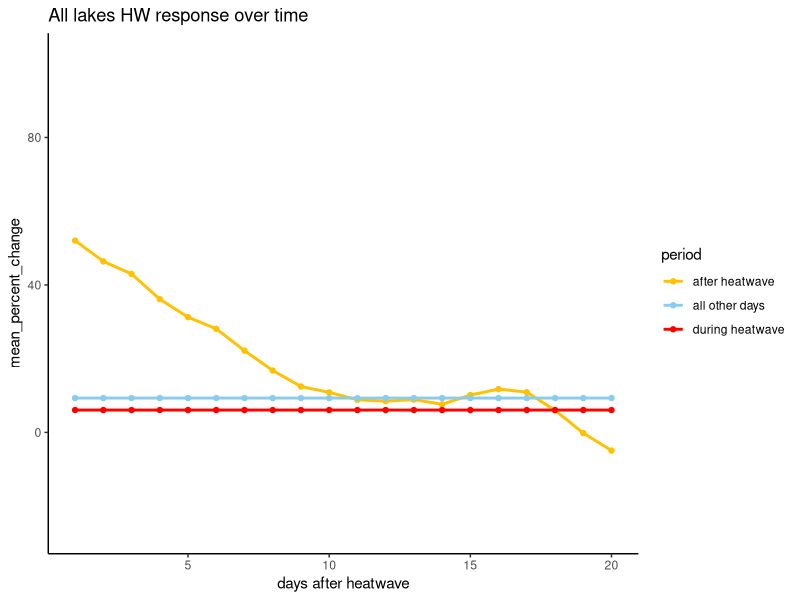
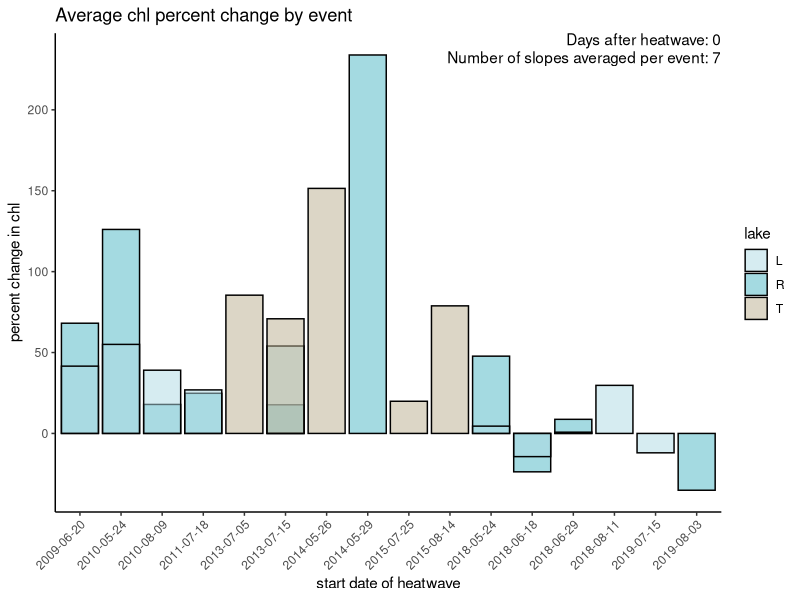
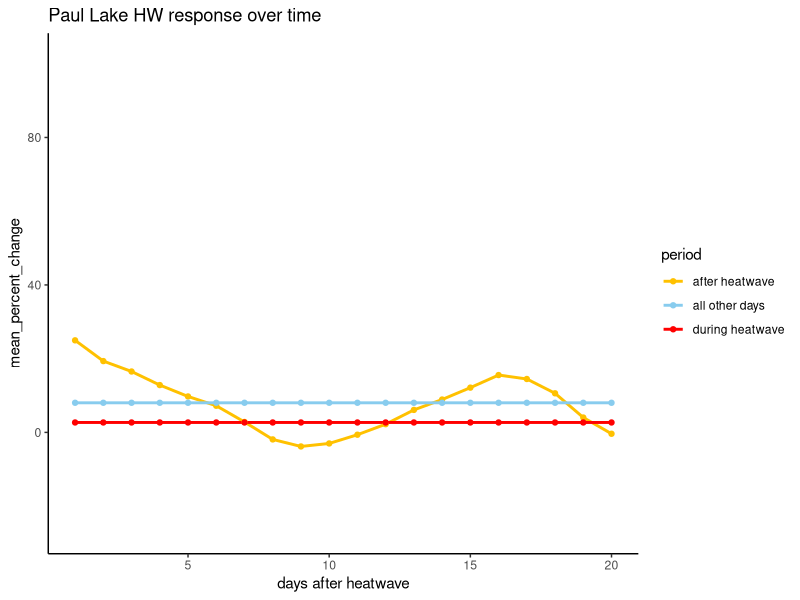
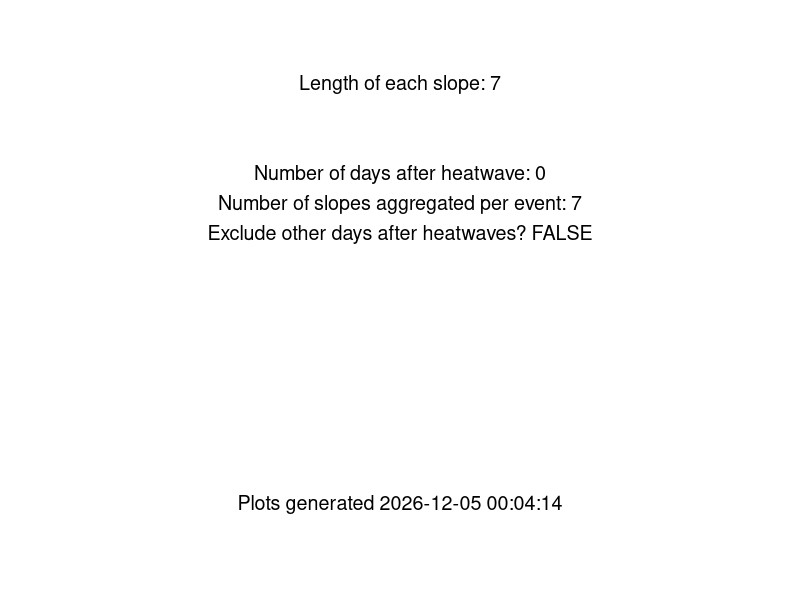
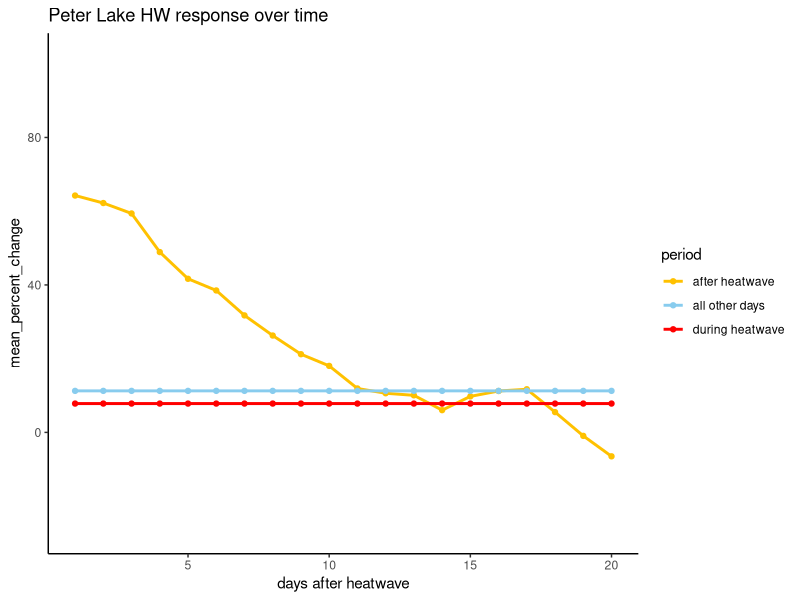
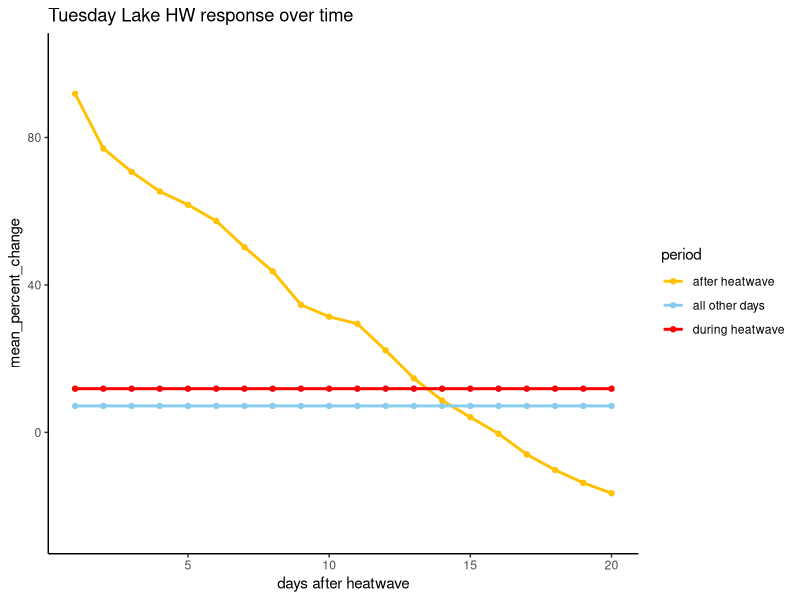

Here is the R script that generated these plots, in order: (Note: this script raises an error after producing the figures.)
# Re-run step 3 but with the manual chlorophyll data
# updated in January 2024 to be cleaned up and allow for more flexibility

# manual chlorophyll better represents phytoplankton

# this code is also updated to fix a bug in the slope length,
# where slope length is inclusive of the current day in the rolling window

# step 3, calculate the response of chl to the heatwaves

#### install packages ####
#install and load slider library for rolling window analysis
if (!require(slider)) install.packages('slider')
library(slider) 

if (!require(plyr)) install.packages('plyr')
library(plyr)

if (!require(tidyr)) install.packages('tidyr')
library(tidyr)

if (!require(dplyr)) install.packages('dplyr')
library(dplyr)
library(tidyverse)

if (!require(zoo)) install.packages('zoo')
library(zoo)

if (!require(gganimate)) install.packages('gganimate')
library(gganimate)

if (!require(transformr)) install.packages('transformr')
library(transformr)

if (!require(ggridges)) install.packages('ggridges')
library(ggridges)

if (!require(readxl)) install.packages('readxl')
library(readxl)

if (!require(ggpubr)) install.packages('ggpubr')
library(ggpubr)

#==============================================================================#
#### levers we can pull ####

# slope and percent calculations
slopeLength = 7 # length of the rolling window slope to be calculated

# build in options here for during the heatwave, or at the beginning of the calculated slope

# slope aggregation choices

daysAfter = 0 # time lag of how many days after the heatwave we want to look
numSlopes = 7 # the number of slopes we want to include in analysis

exclude.after.heatwaves = FALSE # if TRUE, excludes slopes for days within 20 days 
# of the heatwave that don't fall within our aggregating window

# timing choices
# change analysis so that we can look during the heatwave, or after the heatwave? 


#==============================================================================#
#### output of settings ####

cur_date_time = format(Sys.time(), "%Y-%m-%d %H:%M:%S")

plot_metadata <- data.frame(slopeLength = paste("Length of each slope: ", slopeLength, sep = ""),
                             time = paste("Plots generated ", cur_date_time, sep = ""), 
                            daysAfter = paste("Number of days after heatwave: ", daysAfter, sep = ""),
                            numSlopes = paste("Number of slopes aggregated per event: ", numSlopes, sep = ""),
                            exclude.after.heatwaves = paste("Exclude other days after heatwaves? ", exclude.after.heatwaves, sep = ""))



# Create a ggplot with the metadata for the data analysis and plot production, 
# including all of the choices made above
metadata_plot <- ggplot() +
  theme_void() +  # Removes axes and other elements
  geom_text(data = plot_metadata, aes(x = 5, y = 5, label = slopeLength),
            size = 5, hjust = 0.5, vjust = -14)+
  geom_text(data = plot_metadata, aes(x = 5, y = 5, label = daysAfter),
            size = 5, hjust = 0.5, vjust = -8)+
  geom_text(data = plot_metadata, aes(x = 5, y = 5, label = numSlopes),
            size = 5, hjust = 0.5, vjust = -6)+
  geom_text(data = plot_metadata, aes(x = 5, y = 5, label = exclude.after.heatwaves),
            size = 5, hjust = 0.5, vjust = -4)+
  geom_text(data = plot_metadata, aes(x = 5, y = 5, label = time),
            size = 5, hjust = 0.5, vjust = 14)
                  



#==============================================================================#
#### read in the data ####
# read in the heatwaves data calculated in the previous step
heatwaves = read.csv("./formatted data/heatwavesdata.csv")

# read in the manual chl data
allData = read.csv("./formatted data/interpolated_manual_chl_for_slopes.csv")

# make a vector of unique lake years
lake_years = unique(allData$lake_year)

#==============================================================================#
#### CALCULATE SLOPES FOR CHLOROPHYLL ####

# cycle through each lake year, fit linear models for each rolling window, then store model slopes
# in the 'slopes' dataframe. Need to initially store the model results in a list

# then, calculate the percent change in chlorophyll relative to the baseline specified above

# Model results are the slopes, originally calculated based on the preceding 7 days

for(i in 1:length(lake_years)){
  
  temp = allData %>% filter(lake_year == lake_years[i]) # temp dataframe for this lake_year
  
  models <- slide(
    temp, 
    ~lm(mean_chl ~ doyCat, data = .x), 
    .before = slopeLength -1, # add the minus one so the slopeLength matches the user input
    .complete = TRUE
  )
  
  temp$chl_slope = NA
  temp$se = NA
  temp$p_value = NA
  temp$r_squared = NA
  
  for(j in 1:nrow(temp)){
    
    model = models[[j]]
    coef <- coefficients(model) 
    # extracting the coefficients from the current model
    
    if(!(is.null(coef))){
      Slope <- coef["doyCat"]
      temp$chl_slope[j] = Slope # pull out the slope from the model
      temp$p_value[j] = summary(model)$coefficients[2,4] 
      temp$se[j] = summary(model)$coefficients["doyCat", "Std. Error"] 
      temp$r_squared[j] = summary(model)$r.squared # pull out r_squared from model
    }
    
    temp$percent_change = 100*temp$chl_slope*slopeLength/lag(temp$mean_chl, slopeLength-1, default = NA)
    temp$chl_baseline = lag(temp$mean_chl, slopeLength-1, default = NA)
  }
  
  if(i ==1){ slopes = temp} # if first iteration, creates slopes, the final dataframe
  
  if(i >1){slopes = rbind(slopes, temp)} # else, appends to slopes 
  
}


# test case to make sure the slide function works as we think it does
# test = slopes[1:7, ]
# summary(lm(test$mean_chl~test$doyCat))
# 



#==============================================================================#
#### SELECT SLOPES IN SPECIFIED WINDOW ####
# currently, the slopes dataframe has daily rolling window slopes for all of the lake_year combinations
# Need to select the slopes just following a heatwave
# heatwave is the date of a heatwave, targLake is the lake, data is our dataset of all the calculated slopes

hwSlopes <- function(heatwaveStart, heatwaveEnd,  targLake, data){

  # because our slopes are calculated over a 7-day rolling window, the first slope considered will
  # encompass the first week after the heatwave
  
  startDate = as.Date(heatwaveEnd)+daysAfter 
  endDate = as.Date(heatwaveEnd)+daysAfter+numSlopes
  
  # this is the date before the heatwave, which we will use to calculate the percent
  # change in chlorophyll
  
  # filter out the slopes we are interested in
  selected.slopes = data %>% filter(lake == targLake, date >= startDate, date <= endDate)
  
}


#==============================================================================#
#### CALCULATE AVG CHL SLOPES FOLLOWING HEATWAVES ####
heatwaves$averageSlope = NA
heatwaves$percentChange = NA
heatwaves$sdSlope = NA
heatwaves$sdSlopePercent = NA

#Using a For Loop
lengthHW = nrow(heatwaves)

# take the average slope and calculate the percent change in chlorophyll based on the slope

for(i in 1:lengthHW){
  slopes.subset = hwSlopes(heatwaves$date_start[i], heatwaves$date_end[i], heatwaves$lake[i], slopes)
  
  # save the mean of the slopes to the heatwaves dataframe
  heatwaves$averageSlope[i] = mean(slopes.subset$chl_slope, na.rm = TRUE)
  
  # save the standard deviation of the slopes to the heatwaves dataframe
  heatwaves$sdSlope[i] = sd(slopes.subset$chl_slope, na.rm = TRUE)
  
  # save the mean of the percent change to the heatwaves dataframe
  heatwaves$percentChange[i] = mean(slopes.subset$percent_change, na.rm = TRUE)
}

# save the static results
# write.csv(heatwaves, "./results/heatwaves_with_average_slopes_MANUAL_CHL.csv", row.names = FALSE)





#==============================================================================#
#### PLOT AVG SLOPES ####
#results = read.csv("./results/heatwaves_with_average_slopes_MANUAL_CHL.csv")

results = heatwaves

#break up by lake by filtering data
resultsT = results %>% filter(lake == "T")
resultsL = results %>% filter(lake == "L")
resultsR = results %>% filter(lake == "R")

# make sure heatwaves date is a date
heatwaves = heatwaves %>% mutate(date_start = as.Date(date_start))


#png(filename = "./figures/preliminary figures/R_slopes_2023_02_09", height = 8, width = 11, units = "in", res = 300)

indHWResp <- ggplot(data = results, aes(x = as.character(date_start), y = percentChange, fill = lake))+
  geom_bar(stat = "identity", position = "identity", alpha = 0.5, color = "black")+
  theme_classic()+
  ylab("percent change in chl")+
  xlab("start date of heatwave")+
  ggtitle("Average chl percent change by event")+
  scale_fill_manual(values = c("R"=  "#4AB5C4", "L" = "#ADDAE3", "T"=  "#BAAD8D"))+
  theme(axis.text.x = element_text(angle = 45, hjust = 1))+
  annotate("text",  x=Inf, y = Inf, label = paste("Days after heatwave: ", daysAfter, sep = ""), vjust=1, hjust=1)+
  annotate("text",  x=Inf, y = Inf, label = paste("Number of slopes averaged per event: ", numSlopes, sep = ""), vjust=2.5, hjust=1)





#==============================================================================#
#### COMPARE DISTRIBUTIONS OVER TIME ####

# We might also consider the distributions of chlorophyll slopes following a heatwave,
# rather than just taking the average for a certain window

# make sure heatwaves date_start and date_end are formatted as dates
heatwaves$date_end = as.Date(heatwaves$date_end)
heatwaves$date_start = as.Date(heatwaves$date_start)
slopes$date = as.Date(slopes$date)
slopes$period = "all other days"

# write slopes to a file
#write.csv(slopes, "./formatted data/slopes_3day.csv", row.names = FALSE)

### This creates a dataframe, all slopes, that has the slopes categorized
# by their time period (during or after a heatwave, or all other days)
# and includes the number of days after the heatwave event (daysAfterLoop) that is considered
# one column, "exclude after heatwaves," are slopes within 40 days after a heatwave
# that are not in the current rolling window

for(daysAfterLoop in 0:20){
  
  # add a column to slopes which indicates whether or not there is a heatwave
  for(i in 1:nrow(heatwaves)){
    start = heatwaves$date_start[i] # start date of the current heatwave
    end = heatwaves$date_end[i] # end date of the current heatwave
    
    # sequence of dates during the heatwave
    dates = seq(start, end, 1)
    
    # excludes dates that are part of rolling window but not currently considered in after heatwave
    # dates that are within 40 days after a heatwave but not in our window for analysis as
    # after heatwave because of our current daysAfterLoop selection.
    # This gets overwrritten in part by "after heatwave" for those dates that are included
    # in analysis
    datesExcluded = seq(end -7, end + 40, 1) 
    
    # dates to be analyzed after the heatwaves
    # this creates a sequence of numbers, from the end of the heatwave plus whatever
    # daysAfterLoop is set to, to that same value plus the numSlopes. So it sets a window daysAfterLooped
    # X number of days after the heatwave
    
    datesAnalyzed = seq(end+daysAfterLoop, end + daysAfterLoop+numSlopes, 1)
    
    # fill the dataframe "period" column with the correct categorization

    # fill the dataframe "period" column with the correct categorization
    slopes = slopes %>% mutate(period = replace(period, date %in% datesExcluded, "exclude after heatwave"))
    slopes = slopes %>% mutate(period = replace(period, date %in% dates, "during heatwave"))
    slopes = slopes %>% mutate(period = replace(period, date %in% datesAnalyzed, "after heatwave"))
    
    slopes$daysAfter = daysAfterLoop
  }
  
  # combine to the main dataframe
  if(daysAfterLoop == 0){
    allSlopes = slopes
  }
  if(daysAfterLoop > 0){
    allSlopes = rbind(allSlopes, slopes)
  }
  
}




# save the allPercent data to a dataframe
# save interpolated allData data to a dataframe

# write.csv(allData, "./formatted data/allData_interpolated.csv", row.names = FALSE)
# write.csv(allPercent, "./formatted data/results_random_and_heatwaves.csv")

# calculate mean values by period and daysAfter
# across all lakes, this will give the mean slope following all heatwave events
# by time period

mean_df <- allSlopes %>% 
  filter(period != "exclude after heatwave", !is.na(percent_change)) %>% 
  group_by(period, daysAfter) %>% 
  dplyr::summarise(mean_percent_change = mean(percent_change)) 

# round mean values to one decimal place
mean_df$mean_percent_change <- round(mean_df$mean_percent_change, 1)




#==============================================================================#
#### RESPONSE TIMING LINE PLOTS ####

# calculate mean values of percent change for each lake by # of days after heatwave
mean_df <- allSlopes %>% 
  filter( period != "exclude after heatwave", !is.na(percent_change)) %>% 
  group_by(period, daysAfter) %>% 
  dplyr::summarise(mean_percent_change = mean(percent_change), 
                   sd_percent_change = sd(percent_change), 
                   number_percent_change = n(),
                   median_percent_change = median(percent_change)) 

# Peter
mean_dfR <- allSlopes %>% filter(lake == "R") %>% 
  filter(period != "exclude after heatwave", !is.na(percent_change)) %>% 
  group_by(period, daysAfter) %>% 
  dplyr::summarise(mean_percent_change = mean(percent_change), 
                   sd_percent_change = sd(percent_change), 
                   number_percent_change = n()) 

# Paul
mean_dfL <- allSlopes %>% filter(lake == "L") %>% 
  filter( period != "exclude after heatwave", !is.na(percent_change)) %>% 
  group_by(period, daysAfter) %>% 
  dplyr::summarise(mean_percent_change = mean(percent_change), 
                   sd_percent_change = sd(percent_change), 
                   number_percent_change = n()) 

# Tuesday
mean_dfT <- allSlopes %>% filter(lake == "T") %>% 
  filter( period != "exclude after heatwave", !is.na(percent_change)) %>% 
  group_by(period, daysAfter) %>% 
  dplyr::summarise(mean_percent_change = mean(percent_change), 
                   sd_percent_change = sd(percent_change), 
                   number_percent_change = n()) 


# combine individual estimates of the mean so we can standardize axes
mean.all.by.lake = rbind(mean_dfR, mean_dfL)
mean.all.by.lake = rbind(mean.all.by.lake, mean_dfT)

# Plot the response over time
All.over.time <- mean_df %>% filter(daysAfter > 0) %>% 
  ggplot(aes( x= daysAfter, y = mean_percent_change, color = period))+
  scale_color_manual(values = c("during heatwave" = "#ff0000", "after heatwave" = "#ffc100", "all other days" = "#88CCEE"))+
  scale_fill_manual(values = c("during heatwave" = "#ff0000", "after heatwave" = "#ffc100", "all other days" = "#88CCEE"))+
  geom_line(size = 1)+
  geom_point()+
  labs(title = "All lakes HW response over time")+
  ylim(min(mean.all.by.lake$mean_percent_change)-10, max(mean.all.by.lake$mean_percent_change)+10)+
 # geom_ribbon(aes(ymin = mean_percent_change - sd_percent_change, ymax = mean_percent_change + sd_percent_change, fill = period), alpha = 0.1)+
  labs(x = "days after heatwave")+
theme_classic()

R.over.time <- mean_dfR %>% filter(daysAfter > 0) %>% 
  ggplot(aes( x= daysAfter, y = mean_percent_change, color = period))+
  geom_line(size = 1)+
  geom_point()+
  labs(x = "days after heatwave")+
  labs(title = "Peter Lake HW response over time")+
  scale_color_manual(values = c("during heatwave" = "#ff0000", "after heatwave" = "#ffc100", "all other days" = "#88CCEE"))+
  ylim(min(mean.all.by.lake$mean_percent_change)-10, max(mean.all.by.lake$mean_percent_change)+10)+
  theme_classic()

L.over.time <- mean_dfL %>% filter(daysAfter > 0) %>% 
  ggplot(aes( x= daysAfter, y = mean_percent_change, color = period))+
  geom_line(size = 1)+
  geom_point()+
  labs(x = "days after heatwave")+
  labs(title = "Paul Lake HW response over time")+
  ylim(min(mean.all.by.lake$mean_percent_change)-10, max(mean.all.by.lake$mean_percent_change)+10)+
  scale_color_manual(values = c("during heatwave" = "#ff0000", "after heatwave" = "#ffc100", "all other days" = "#88CCEE"))+
  theme_classic()

T.over.time <- mean_dfT %>% filter(daysAfter > 0) %>% 
  ggplot(aes( x= daysAfter, y = mean_percent_change, color = period))+
  scale_color_manual(values = c("during heatwave" = "#ff0000", "after heatwave" = "#ffc100", "all other days" = "#88CCEE"))+
  #scale_fill_manual(values = c("during heatwave" = "#ff0000", "after heatwave" = "#ffc100", "all other days" = "#88CCEE"))+
  geom_line(size = 1)+
  geom_point()+
  labs(title = "Tuesday Lake HW response over time")+
  ylim(min(mean.all.by.lake$mean_percent_change)-10, max(mean.all.by.lake$mean_percent_change)+10)+
  #geom_ribbon(aes(ymin = mean_percent_change - sd_percent_change, ymax = mean_percent_change + sd_percent_change, fill = period), alpha = 0.1)+
  labs(x = "days after heatwave")+
  theme_classic()


#==============================================================================#
#### PLOTTING DISTRIBUTIONS ####

# Create a factor variable with the desired order for 'period'
desired_order <- c("after heatwave", "during heatwave", "all other days")

#png("./figures/science in the northwoods figures/Tuesday Lake heatwave results 4 days after.png", height = 7, width = 13, units = "in", res = 600)

allSlopes = allSlopes %>% mutate(period = replace(period, period == "exclude after heatwave", "all other days"))

Alldist <- allSlopes %>%
  filter(period != "exclude after heatwave", daysAfter == get("daysAfter", envir=globalenv())) %>%
  ggplot(aes(x = percent_change,
             y = factor(period, levels = desired_order),  # Use factor with desired order
             fill = period)) +
  geom_density_ridges(alpha = 0.7,
                      quantile_lines = TRUE,
                      quantile_fun = function(x, ...) median(x), 
                      scale = 2, size = 0.7) +
  geom_density_ridges(alpha = 0.7,
                      quantile_lines = TRUE,
                      quantile_fun = function(x, ...) mean(x), 
                      scale = 2, size = 0.7) +
  geom_text(data = mean_df %>% filter(daysAfter == get("daysAfter", envir=globalenv())),
            aes(x = mean_percent_change,
                y = factor(period, levels = desired_order),  # Use factor with desired order
                label = as.character(round(mean_percent_change, digits = 0))),
            color = "black",
            size = 4,
            vjust = 2) +
  geom_text(data = mean_df %>% filter(daysAfter == get("daysAfter", envir=globalenv())),
            aes(x = -200,
                y = factor(period, levels = desired_order),  # Use factor with desired order
                label = paste("n = ", number_percent_change, sep = "")),
            color = "black",
            size = 4,
            vjust = 2) +
  ylab("") +
  xlab("% change in surface chlorophyll-a")+
  labs(title = "Peter, Paul, Tuesday combined") +
  scale_fill_manual(values = c("during heatwave" = "#ff0000", "after heatwave" = "#ffc100", "all other days" = "#88CCEE")) +  # Specify fill colors for groups
  theme_classic()+
  theme(axis.text=element_text(size=14),
        axis.title=element_text(size=18,face="bold"))+
  annotate("text",  x=Inf, y = Inf, label = paste("Days after heatwave: ", daysAfter, sep = ""), vjust=1, hjust=1)



Tdist <- allSlopes %>%
  filter(lake == "T") %>%
  filter(period != "exclude after heatwave", daysAfter == get("daysAfter", envir=globalenv())) %>%
  ggplot(aes(x = percent_change,
             y = factor(period, levels = desired_order),  # Use factor with desired order
             fill = period)) +
  geom_density_ridges(alpha = 0.7,
                      quantile_lines = TRUE,
                      quantile_fun = function(x, ...) median(x), 
                      scale = 2, size = 0.7) +
  geom_density_ridges(alpha = 0.7,
                      quantile_lines = TRUE,
                      quantile_fun = function(x, ...) mean(x), 
                      scale = 2, size = 0.7) +
  geom_text(data = mean_dfT %>% filter(daysAfter == get("daysAfter", envir=globalenv())),
            aes(x = mean_percent_change,
                y = factor(period, levels = desired_order),  # Use factor with desired order
                label = as.character(round(mean_percent_change, digits = 0))),
            color = "black",
            size = 4,
            vjust = 2) +
  geom_text(data = mean_dfT %>% filter(daysAfter == get("daysAfter", envir=globalenv())),
            aes(x = -200,
                y = factor(period, levels = desired_order),  # Use factor with desired order
                label = paste("n = ", number_percent_change, sep = "")),
            color = "black",
            size = 4,
            vjust = 2) +
  ylab("") +
  xlab("% change in surface chlorophyll-a")+
  labs(title = "Tuesday") +
  scale_fill_manual(values = c("during heatwave" = "#ff0000", "after heatwave" = "#ffc100", "all other days" = "#88CCEE")) +  # Specify fill colors for groups
  theme_classic()+
  theme(axis.text=element_text(size=14),
        axis.title=element_text(size=18,face="bold"))+
  annotate("text",  x=Inf, y = Inf, label = paste("Days after heatwave: ", daysAfter, sep = ""), vjust=1, hjust=1)


#dev.off()

desired_order <- c("after heatwave", "during heatwave", "all other days")



#png("./figures/science in the northwoods figures/Peter Lake heatwave results 4 days after.png", height = 7, width = 13, units = "in", res = 600)

Rdist <- allSlopes %>%
  filter(lake == "R") %>%
  filter(period != "exclude after heatwave", daysAfter == get("daysAfter", envir=globalenv())) %>%
  ggplot(aes(x = percent_change,
             y = factor(period, levels = desired_order),  # Use factor with desired order
             fill = period)) +
  geom_density_ridges(alpha = 0.7,
                      quantile_lines = TRUE,
                      quantile_fun = function(x, ...) median(x), 
                      scale = 2, size = 0.7) +
  geom_density_ridges(alpha = 0.7,
                      quantile_lines = TRUE,
                      quantile_fun = function(x, ...) mean(x), 
                      scale = 2, size = 0.7) +
  geom_text(data = mean_dfR %>% filter(daysAfter == get("daysAfter", envir=globalenv())),
            aes(x = mean_percent_change,
                y = factor(period, levels = desired_order),  # Use factor with desired order
                label = as.character(round(mean_percent_change, digits = 0))),
            color = "black",
            size = 4,
            vjust = 2) +
  geom_text(data = mean_dfR %>% filter(daysAfter == get("daysAfter", envir=globalenv())),
            aes(x = -200,
                y = factor(period, levels = desired_order),  # Use factor with desired order
                label = paste("n = ", number_percent_change, sep = "")),
            color = "black",
            size = 4,
            vjust = 2) +
  ylab("") +
  xlab("% change in surface chlorophyll-a")+
  labs(title = "Peter") +
  scale_fill_manual(values = c("during heatwave" = "#ff0000", "after heatwave" = "#ffc100", "all other days" = "#88CCEE")) +  # Specify fill colors for groups
  theme_classic()+
  theme(axis.text=element_text(size=14),
        axis.title=element_text(size=18,face="bold"))+
  annotate("text",  x=Inf, y = Inf, label = paste("Days after heatwave: ", daysAfter, sep = ""), vjust=1, hjust=1)


#dev.off()

#png("./figures/science in the northwoods figures/Paul Lake heatwave results 4 days after.png", height = 7, width = 13, units = "in", res = 600)


Ldist <- allSlopes %>%
  filter(lake == "L") %>%
  filter(period != "exclude after heatwave", daysAfter == get("daysAfter", envir=globalenv())) %>%
  ggplot(aes(x = percent_change,
             y = factor(period, levels = desired_order),  # Use factor with desired order
             fill = period)) +
  geom_density_ridges(alpha = 0.7,
                      quantile_lines = TRUE,
                      quantile_fun = function(x, ...) median(x), 
                      scale = 2, size = 0.7) +
  geom_density_ridges(alpha = 0.7,
                      quantile_lines = TRUE,
                      quantile_fun = function(x, ...) mean(x), 
                      scale = 2, size = 0.7) +
  geom_text(data = mean_dfL %>% filter(daysAfter == get("daysAfter", envir=globalenv())),
            aes(x = mean_percent_change,
                y = factor(period, levels = desired_order),  # Use factor with desired order
                label = as.character(round(mean_percent_change, digits = 0))),
            color = "black",
            size = 4,
            vjust = 2) +
  geom_text(data = mean_dfL %>% filter(daysAfter == get("daysAfter", envir=globalenv())),
            aes(x = -200,
                y = factor(period, levels = desired_order),  # Use factor with desired order
                label = paste("n = ", number_percent_change, sep = "")),
            color = "black",
            size = 4,
            vjust = 2) + 
  ylab("") +
  xlab("% change in surface chlorophyll-a")+
  labs(title = "Paul") +
  scale_fill_manual(values = c("during heatwave" = "#ff0000", "after heatwave" = "#ffc100", "all other days" = "#88CCEE")) +  # Specify fill colors for groups
  theme_classic()+
  theme(axis.text=element_text(size=14),
        axis.title=element_text(size=18,face="bold"))+
  annotate("text",  x=Inf, y = Inf, label = paste("Days after heatwave: ", daysAfter, sep = ""), vjust=1, hjust=1)


#dev.off()


#==============================================================================#
#### Explanatory plots with average slopes ####

# add the new calculated average slopes to the old exp dataframe
exp = read_xlsx("./formatted data/explanatory_variables_heatwaves.xlsx")

# length of each heatwave
exp$length = as.numeric(exp$end_date - exp$start_date)

# make a new dataframe that only has the columns of results we are interested in for now
priority.results = results %>% select(lake, year, date_start, date_end, percentChange) %>% 
  rename(start_date = date_start, end_date = date_end) %>% 
  mutate(start_date = as.Date(start_date), end_date = as.Date(end_date))

exp = exp %>% select(-comments, -percent_change)

exp = exp %>% full_join(priority.results, by = c("lake", "year", "start_date", "end_date")) %>% 
  rename(percent_change = percentChange)

exp$percent_change = as.numeric(exp$percent_change)


hw.pload <- ggplot(data = exp, aes(x = p_loading_mg_m2, y = abs(percent_change)))+
  geom_point(size = 3, fill = "orangered3", pch = 21)+
  theme_classic()+
  labs(y = "abs. % change in surface chl",  x = "P loading (mg/m2)")


hw.color <- ggplot(data = exp, aes(x = color_m_1, y = abs(percent_change)))+
  geom_point(size = 3, fill = "saddlebrown", pch = 21)+
  theme_classic()+
  labs(y = "abs. % change in surface chl",  x = "water color g440 (m-1)")


# plot of the percent change in chlorophyll seasonally

exp = exp %>% mutate(doy.start = yday(start_date)) %>% 
  mutate(month = month(start_date))

hw.doy.start <- ggplot(data = exp, aes(x = doy.start, y = abs(percent_change), fill = lake))+
  geom_point(size = 3, color = "black", shape = 21, stroke = 1, alpha = 0.7)+
  theme_classic()+
  labs(y = "abs. % change in surface chl", x = "heatwave day of year")+
  scale_fill_manual(values = c("L" = "steelblue2", "R" = "black", "T" = "white"))

hw.length <- ggplot(data = exp, aes(x = length, y = abs(percent_change), fill = lake))+
  geom_point(size = 3, color = "black", shape = 21, stroke = 1, alpha = 0.7)+
  theme_classic()+
  labs(y = "abs. % change in surface chl", x = "heatwave length (days)")+
  scale_fill_manual(values = c("L" = "steelblue2", "R" = "black", "T" = "white"))

ggarrange(hw.pload, hw.color, hw.doy.start, hw.length, nrow = 2, ncol = 2)


#### Example plot of what the heatwave window is looking at ####

#==============================================================================#
#### CREATE PDF OF OUTPUTS ####

pdfName = paste("daysAfter", daysAfter, "slopeLength", slopeLength, sep = "_")

pdf("./figures/sensitivity tests/testing.pdf", height = 6, width = 10)

print(metadata_plot)
print(Alldist)
print(Rdist)
print(Ldist)
print(Tdist)
print(indHWResp)
print(All.over.time)
print(R.over.time)
print(L.over.time)
print(T.over.time)
print(ggarrange(hw.pload, hw.color, hw.doy.start, hw.length, nrow = 2, ncol = 2))

dev.off()











#==============================================================================#
#### TEST STANDARD ERROR OF SLOPES ####

# cycle through each lake year, fit linear models for each rolling window, then store model slopes
# in the 'slopes' dataframe. Need to initially store the model results in a list
# 
# ses = data.frame(matrix(nrow = 30, ncol = 2))
# names(ses) = c("slopeLength", "mean.se")
# 
# # Model results are the slopes, originally calculated based on the preceding 7 days
# for(slopeLength in 3:30){
#   for(i in 1:length(lake_years)){
#     
#     #print(lake_years[i])
#     temp = allData %>% filter(lake_year == lake_years[i]) # temp dataframe for this lake_year
#     
#     models <- slide(
#       temp, 
#       ~lm(mean_chl ~ doyCat, data = .x), 
#       .before = slopeLength, 
#       .complete = TRUE
#     )
#     
#     temp$chl_slope = NA
#     temp$se = NA
#     temp$p_value = NA
#     temp$r_squared = NA
#     
#     for(j in 1:nrow(temp)){
#       
#       model = models[[j]]
#       coef <- coefficients(model) 
#       # extracting the coefficients from the current model
#       
#       if(!(is.null(coef))){
#         Slope <- coef["doyCat"]
#         temp$chl_slope[j] = Slope # pull out the slope from the model
#         temp$p_value[j] = summary(model)$coefficients[2,4] 
#         temp$se[j] =  summary(model)$coefficients["doyCat", "Std. Error"] 
#         temp$r_squared[j] = summary(model)$r.squared # pull out r_squared from model
#       }
#       
#       
#     }
#     
#     if(i ==1){ slopes = temp} # if first iteration, creates slopes, the final dataframe
#     
#     if(i >1){slopes = rbind(slopes, temp)} # else, appends to slopes 
#     
#     
#   }
#   print(slopeLength)
#   print(mean(slopes$se, na.rm = TRUE))
#   
#   ses$slopeLength[slopeLength] = slopeLength
#   ses$mean.se[slopeLength] = mean(slopes$se, na.rm = TRUE)
#   
# }
# 
# ses$sample_size_component = sqrt(1/(ses$slopeLength - 2))
# ses$data_component = ses$mean.se/ses$sample_size_component
# ses$mean_actual_se = ses$mean.se
# 
# ses = pivot_longer(ses, cols = c("sample_size_component", "data_component", "mean_actual_se"), names_to = "se.component", values_to = "se")
# 
# ggplot(data = ses, aes(x = slopeLength, y = se, color = se.component))+
#   geom_point()+
#   geom_line()+
#   theme_classic()+
#   xlim(min = 3, max = 15)+
#   ylim(min =0 , max = 1)
